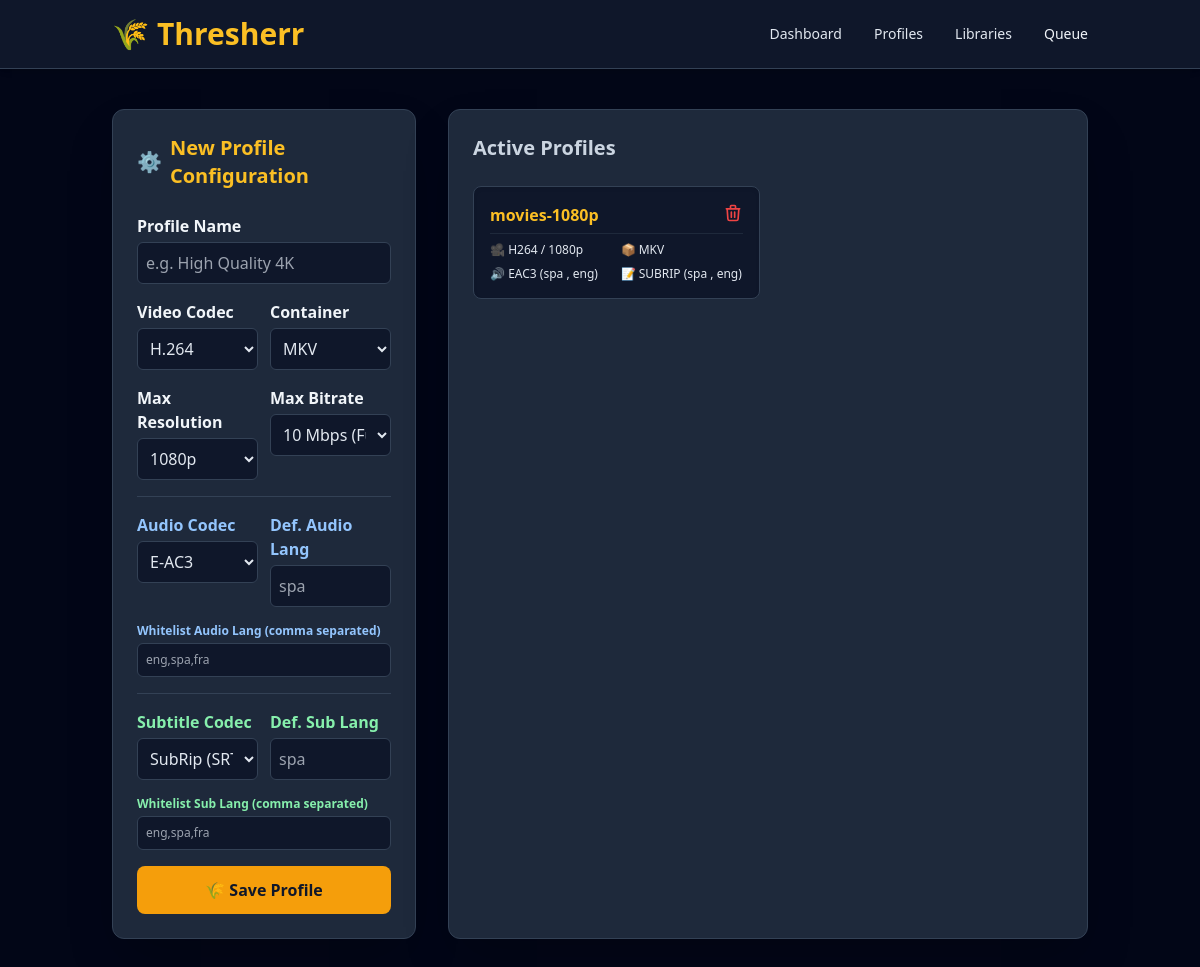
The page /profiles on the database as committed earlier.
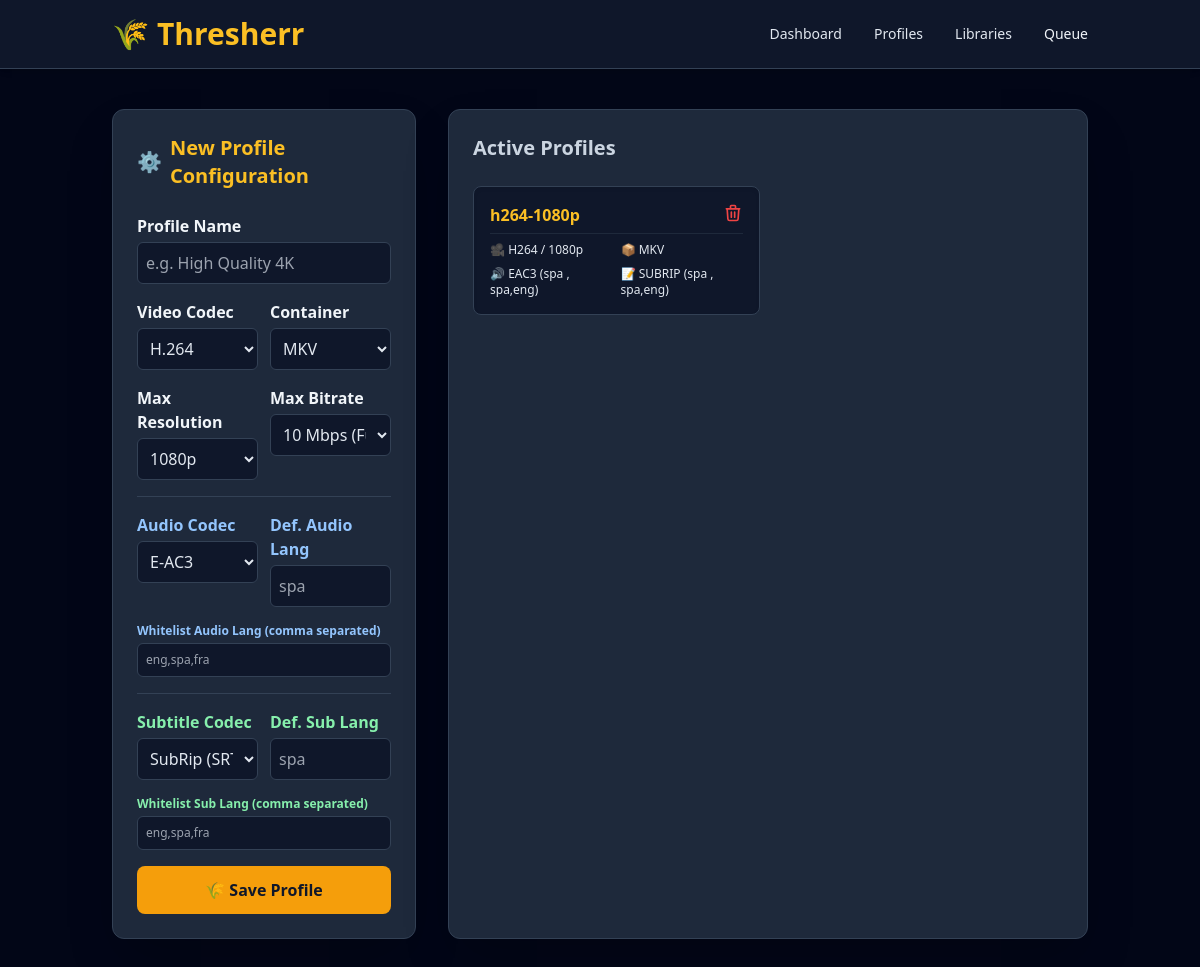
The same page on the database as committed later.
### models.py (models this page shows)
class Profile(Base):
    __tablename__ = "profiles"
    id = Column(Integer, primary_key=True, index=True)
    name = Column(String, nullable=False)
    video_codec = Column(String, nullable=False)
    container = Column(String, nullable=False)
    video_max_res = Column(Integer, nullable=False)
    video_max_bitrate = Column(Integer, nullable=False)
    audio_codec = Column(String, nullable=False)
    audio_def_language = Column(String, nullable=True)
    audio_languages = Column(String, nullable=True)  # comma-separated whitelist
    subtitle_codec = Column(String, nullable=False)
    subtitle_def_language = Column(String, nullable=True)
    subtitle_languages = Column(String, nullable=True)  # comma-separated whitelist
    libraries = relationship(
        "Library",
        back_populates="profile",
        cascade="all, delete-orphan"
    )

### main.py (the view)
@app.get("/profiles", response_class=HTMLResponse)
async def get_profiles(request: Request, db: Session = Depends(get_db)):
    profiles = db.query(models.Profile).all()
    return templates.TemplateResponse(
        request=request,
        name="profiles.html",
        context={"profiles": profiles}
    )

### templates/profiles.html (shortened to what the changed rows need)
{% extends "base.html" %}
{% block content %}
<div class="grid grid-cols-1 lg:grid-cols-3 gap-8">
    <section class="lg:col-span-1 bg-slate-800 p-6 rounded-xl border border-slate-700 shadow-2xl">
        <h2 class="text-xl font-bold mb-6 text-amber-400 flex items-center">
            <span class="mr-2">⚙️</span> New Profile Configuration
        </h2>
    </section>
    <section class="lg:col-span-2 bg-slate-800 p-6 rounded-xl border border-slate-700 shadow-2xl">
        <h2 class="text-xl font-bold mb-6 text-slate-300">Active Profiles</h2>
        <div id="profile-list" class="grid grid-cols-1 md:grid-cols-2 gap-4">
            {% for profile in profiles %}
                <div class="bg-slate-900 p-4 rounded-lg border border-slate-700 shadow-inner">
                    <div class="flex justify-between items-start mb-2 border-b border-slate-800 pb-1">
                        <h3 class="font-bold text-amber-400">{{ profile.name }}</h3>
                        <form
                            action="/profiles/{{ profile.id }}/delete"
                            method="POST"
                            onsubmit="return confirm('Delete profile? All related libraries will also be deleted.');"
                        >
                            <button type="submit" class="text-red-500 hover:text-red-400 transition-colors" title="Delete Profile">
                                <svg xmlns="http://www.w3.org/2000/svg" class="h-5 w-5" fill="none" viewBox="0 0 24 24" stroke="currentColor">
                                    <path stroke-linecap="round" stroke-linejoin="round" stroke-width="2"
                                          d="M19 7l-.867 12.142A2 2 0 0116.138 21H7.862a2 2 0 01-1.995-1.858L5 7
                                             m5 4v6m4-6v6m1-10V4a1 1 0 00-1-1h-4a1 1 0 00-1 1v3M4 7h16"/>
                                </svg>
                            </button>
                        </form>
                    </div>
                    <div class="grid grid-cols-2 gap-2 text-xs text-slate-400">
                        <p>🎥 <span class="text-slate-200">{{ profile.video_codec|upper }} / {{ profile.video_max_res }}p</span></p>
                        <p>📦 <span class="text-slate-200">{{ profile.container|upper }}</span></p>
                        <p>
                            🔊
                            <span class="text-slate-200">
                                {{ profile.audio_codec|upper }}
                                ({{ profile.audio_def_language or 'None' }}
                                {% if profile.audio_languages %}, {{ profile.audio_languages }}{% endif %})
                            </span>
                        </p>
                        <p>
                            📝
                            <span class="text-slate-200">
                                {{ profile.subtitle_codec|upper }}
                                ({{ profile.subtitle_def_language or 'None' }}
                                {% if profile.subtitle_languages %}, {{ profile.subtitle_languages }}{% endif %})
                            </span>
                        </p>
                    </div>
                </div>
            {% else %}
                <p id="empty-msg" class="text-slate-500 italic">
                    No profiles created yet.
                </p>
            {% endfor %}
        </div>
    </section>
</div>
{% endblock %}

Rows that differ between the two databases and show on the page:
changed Profile "MKV": name "movies-1080p" → "h264-1080p"; audio_languages "eng" → "spa,eng"; subtitle_languages "eng" → "spa,eng"
